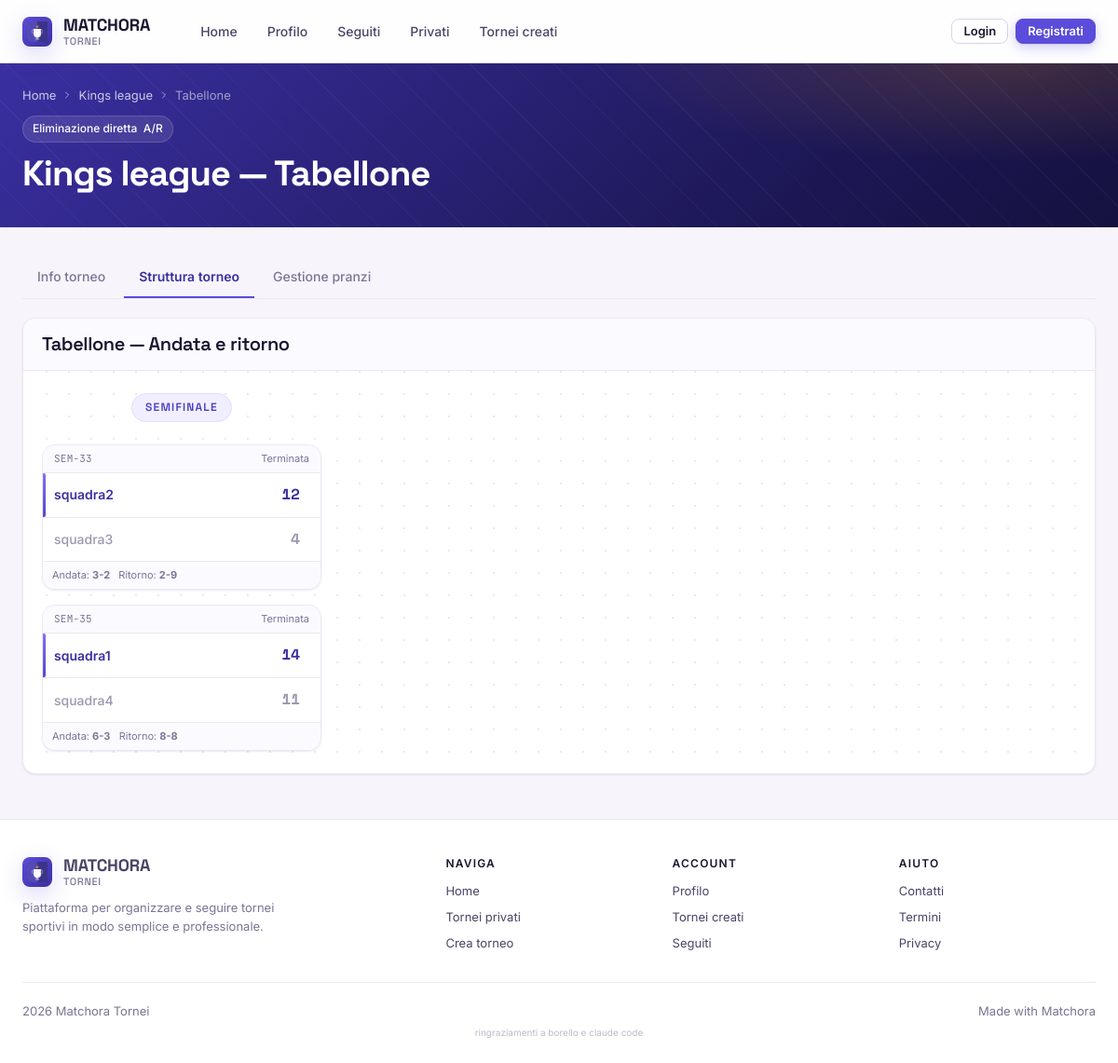
The page /senza_sicurezza/struttura_torneo.php?id=25 on the database its author committed.
### tables this page shows
CREATE TABLE `torneo` (
  `id` int(11) NOT NULL,
  `sport` varchar(255) NOT NULL,
  `nome` varchar(150) NOT NULL,
  `descrizione` varchar(255) DEFAULT NULL,
  `luogo` varchar(255) NOT NULL,
  `formato` enum('girone_unico','eliminazione_diretta','gironi_playoff') NOT NULL,
  `tipo_partita` enum('andata','andata_ritorno') NOT NULL,
  `visibilita` enum('pubblico','privato') NOT NULL DEFAULT 'pubblico',
  `numero_squadre` int(11) NOT NULL,
  `creato_da` int(11) NOT NULL,
  `stato` enum('aperto','in_corso','completato') NOT NULL DEFAULT 'aperto',
  `min_giocatori_per_squadra` int(11) NOT NULL,
  `max_giocatori_per_squadra` int(11) NOT NULL,
  `min_squadre` int(11) NOT NULL DEFAULT 2,
  `data_chiusura_iscrizioni` datetime NOT NULL,
  `codice_privato` varchar(8) DEFAULT NULL
);

CREATE TABLE `partita` (
  `id` int(11) NOT NULL,
  `torneo_id` int(11) NOT NULL,
  `squadra_casa_id` int(11) NOT NULL,
  `squadra_ospite_id` int(11) NOT NULL,
  `punti_casa` int(11) DEFAULT NULL,
  `punti_ospite` int(11) DEFAULT NULL,
  `girone` int(11) DEFAULT NULL,
  `turno` enum('ottavi','quarti','semifinale','finale') DEFAULT NULL,
  `orario` timestamp NULL DEFAULT NULL,
  `stato` enum('programmata','in_corso','terminata') NOT NULL DEFAULT 'programmata',
  `tipo` enum('andata','ritorno') DEFAULT 'andata'
);

CREATE TABLE `squadra` (
  `id` int(11) NOT NULL,
  `torneo_id` int(11) NOT NULL,
  `nome` varchar(100) NOT NULL,
  `capitano_id` int(11) NOT NULL,
  `stato` enum('in_attesa','approvata','rifiutata') NOT NULL DEFAULT 'in_attesa',
  `token_approva` varchar(64) DEFAULT NULL,
  `token_rifiuta` varchar(64) DEFAULT NULL,
  `persone_pranzo` int(11) DEFAULT 0
);

### senza_sicurezza/components/torneo_elim_diretta.php (the view, shortened to what this page needs)
<?php
include_once("conf/db_config.php");
$torneo_id = $_GET['id'] ?? null;
$stmt = $conn->prepare("SELECT * FROM torneo WHERE id = ?");
$stmt->bind_param("i", $torneo_id);
$stmt->execute();
$torneo = $stmt->get_result()->fetch_assoc();
$tipo_partita = $torneo['tipo_partita'];
$stmt = $conn->prepare("
    SELECT p.*, sc.nome AS casa, so.nome AS ospite
    FROM partita p
    JOIN squadra sc ON p.squadra_casa_id = sc.id
    JOIN squadra so ON p.squadra_ospite_id = so.id
    WHERE p.torneo_id = ?
    ORDER BY FIELD(p.turno, 'ottavi', 'quarti', 'semifinale', 'finale'), p.id
");
$stmt->bind_param("i", $torneo_id);
$stmt->execute();
$result = $stmt->get_result();
$partitePerTurno = [];
while($row = $result->fetch_assoc())
    $partitePerTurno[$row['turno']][] = $row;
$ordineTurni  = ['ottavi', 'quarti', 'semifinale', 'finale'];
$turno_label  = ['ottavi' => 'Ottavi', 'quarti' => 'Quarti', 'semifinale' => 'Semifinale', 'finale' => 'Finale'];
require_once('templates/header.php');
?>
<header class="t-hero">
    <div class="m-container">
        <div class="t-breadcrumb">
            <a href="index.php">Home</a>
            <svg viewBox="0 0 24 24" fill="none" stroke="currentColor" stroke-width="2" stroke-linecap="round"><polyline points="9 18 15 12 9 6"/></svg>
            <a href="dettagli_torneo.php?id=<?= (int)$torneo_id ?>"><?= htmlspecialchars($torneo['nome']) ?></a>
            <svg viewBox="0 0 24 24" fill="none" stroke="currentColor" stroke-width="2" stroke-linecap="round"><polyline points="9 18 15 12 9 6"/></svg>
            <span>Tabellone</span>
        </div>
        <div style="display: flex; gap: 8px; margin-bottom: var(--m-3); flex-wrap: wrap;">
            <span class="t-chip">Eliminazione diretta &nbsp;<?= $tipo_partita === 'andata_ritorno' ? 'A/R' : 'Andata secca' ?></span>
        </div>
        <h1><?= htmlspecialchars($torneo['nome']) ?> &mdash; Tabellone</h1>
    </div>
</header>
<main class="m-page">
    <div class="m-container">
        <div class="m-tabs">
            <a href="dettagli_torneo.php?id=<?= (int)$torneo_id ?>" class="m-tab">Info torneo</a>
            <a href="struttura_torneo.php?id=<?= (int)$torneo_id ?>" class="m-tab m-tab--active">Struttura torneo</a>
            <?php if ($torneo['stato'] === 'in_corso'): ?><a href="gestione_pranzi.php?id=<?= (int)$torneo_id ?>" class="m-tab">Gestione pranzi</a><?php endif; ?>
        </div>
        <?php if(empty($partitePerTurno)): ?>
            <div class="m-empty">
                <div class="m-empty__icon">
                    <svg width="36" height="36" viewBox="0 0 24 24" fill="none" stroke="currentColor" stroke-width="1.5"><polyline points="3 4 7 4 7 20 3 20"/><polyline points="11 4 15 4 15 14 11 14"/><polyline points="19 4 21 4 21 10 19 10"/></svg>
                </div>
                <h3>Tabellone non ancora generato</h3>
                <p class="m-muted">Verrà generato all'avvio del torneo.</p>
            </div>
        <?php else: ?>
        <div class="m-bracket-frame">
            <div class="m-bracket-frame__header">
                <h3 style="margin:0;">Tabellone &mdash; <?= $tipo_partita === 'andata_ritorno' ? 'Andata e ritorno' : 'Andata secca' ?></h3>
            </div>
            <div class="m-bracket-scroll">
                <div class="m-bracket">
                    <?php foreach($ordineTurni as $turno):
                        if(!isset($partitePerTurno[$turno])) continue;
                        $is_final = ($turno === 'finale');
                    ?>
                        <div class="m-bracket__round">
                            <div class="m-bracket__round-title"><?= htmlspecialchars($turno_label[$turno] ?? $turno) ?></div>
                            <?php if($tipo_partita === 'andata_ritorno'):
                                $coppie = [];
                                foreach($partitePerTurno[$turno] as $p){
                                    $k = min($p['squadra_casa_id'], $p['squadra_ospite_id']) . '-' . max($p['squadra_casa_id'], $p['squadra_ospite_id']);
                                    $coppie[$k][$p['tipo']] = $p;
                                }
                                foreach($coppie as $coppia):
                                    $a = $coppia['andata']  ?? null;
                                    $r = $coppia['ritorno'] ?? null;
                                    $sq1Nome = $a ? $a['casa']   : '?';
                                    $sq2Nome = $a ? $a['ospite'] : '?';
                                    $andataTerminata  = $a && $a['stato'] === 'terminata';
                                    $ritornoTerminato = $r && $r['stato'] === 'terminata';
                                    $coppiaTerminata  = $andataTerminata && $ritornoTerminato;
                                    $tot1 = $tot2 = null;
                                    if($coppiaTerminata){
                                        $tot1 = $a['punti_casa']   + $r['punti_ospite'];
                                        $tot2 = $a['punti_ospite'] + $r['punti_casa'];
                                    }
                                    $cls1 = $cls2 = '';
                                    if($coppiaTerminata){
                                        if($tot1 >= $tot2){ $cls1 = 'm-match__row--winner'; $cls2 = 'm-match__row--loser'; }
                                        else              { $cls2 = 'm-match__row--winner'; $cls1 = 'm-match__row--loser'; }
                                    }
                            ?>
                                <div class="m-match<?= $is_final ? ' m-match--final' : '' ?>" style="min-width: 280px;">
                                    <div class="m-match__head">
                                        <span class="m-match__head-id"><?= htmlspecialchars(strtoupper(substr($turno,0,3))) ?>-<?= (int)$a['id'] ?></span>
                                        <span><?= $coppiaTerminata ? 'Terminata' : 'In corso' ?></span>
                                    </div>
                                    <div class="m-match__row <?= $cls1 ?>">
                                        <span class="m-match__team"><?= htmlspecialchars($sq1Nome) ?></span>
                                        <span class="m-match__score"><?= $coppiaTerminata ? $tot1 : '' ?></span>
                                    </div>
                                    <div class="m-match__row <?= $cls2 ?>">
                                        <span class="m-match__team"><?= htmlspecialchars($sq2Nome) ?></span>
                                        <span class="m-match__score"><?= $coppiaTerminata ? $tot2 : '' ?></span>
                                    </div>
                                    <div style="padding: 6px 10px; background: var(--m-surface-2); border-top: 1px solid var(--m-border); font-size: 11px; color: var(--m-text-mute);">
                                        Andata: <b><?= $andataTerminata ? $a['punti_casa'].'-'.$a['punti_ospite'] : '-' ?></b>
                                        &nbsp; Ritorno: <b><?= $ritornoTerminato ? $r['punti_casa'].'-'.$r['punti_ospite'] : '-' ?></b>
                                    </div>
                                </div>
                            <?php endforeach; ?>
                            <?php endif; ?>
                        </div>
                    <?php endforeach; ?>
                </div>
            </div>
        </div>
        <?php endif; ?>
    </div>
</main>
<?php require_once('templates/footer.php'); ?>

### senza_sicurezza/css/base.css (style rules this page uses)
:root { --m-primary-50: #f1efff; --m-primary-100: #e2dcff; --m-primary-200: #c4b9ff; --m-primary-300: #9d8dff; --m-primary-400: #7a66f0; --m-primary-500: #5b4cdb; --m-primary-600: #4a3cc2; --m-primary-700: #3a2fa1; --m-primary-800: #2d2483; --m-primary-900: #1d1856; --m-gold-50: #fff6e6; --m-gold-200: #ffd998; --m-gold-400: #f5b341; --m-gold-500: #f39c12; --m-gold-600: #d68309; --m-bg: #f7f5fb; --m-bg-soft: #efeaf7; --m-surface: #ffffff; --m-surface-2: #fbfaff; --m-border: #ebe7f3; --m-border-strong: #d9d2ea; --m-text: #1a1530; --m-text-soft: #4a4566; --m-text-mute: #7a7595; --m-text-onbrand:#ffffff; --m-success-50: #e7f9ee; --m-success-500: #1f9d55; --m-success-700: #167a3f; --m-warn-50: #fff4e1; --m-warn-500: #e08a00; --m-warn-700: #a76600; --m-danger-50: #fdecec; --m-danger-500: #d63838; --m-danger-700: #a52424; --m-info-50: #e6f0ff; --m-info-500: #2e6df2; --m-font-sans: 'Inter', system-ui, -apple-system, 'Segoe UI', sans-serif; --m-font-display: 'Space Grotesk', 'Inter', system-ui, sans-serif; --m-font-mono: ui-monospace, 'JetBrains Mono', 'SF Mono', Consolas, monospace; --m-1: 4px; --m-2: 8px; --m-3: 12px; --m-4: 16px; --m-5: 20px; --m-6: 24px; --m-8: 32px; --m-10: 40px; --m-12: 48px; --m-16: 64px; --m-20: 80px; --m-r-xs: 6px; --m-r-sm: 10px; --m-r-md: 14px; --m-r-lg: 20px; --m-r-xl: 28px; --m-r-full: 999px; --m-sh-1: 0 1px 2px rgba(29, 24, 86, 0.04), 0 1px 3px rgba(29, 24, 86, 0.05); --m-sh-2: 0 2px 4px rgba(29, 24, 86, 0.04), 0 4px 12px rgba(29, 24, 86, 0.06); --m-sh-3: 0 6px 16px rgba(29, 24, 86, 0.08), 0 2px 6px rgba(29, 24, 86, 0.06); --m-sh-brand: 0 8px 24px rgba(91, 76, 219, 0.22); --m-ease: cubic-bezier(0.2, 0.7, 0.2, 1); --m-t-fast: 120ms var(--m-ease); --m-t: 180ms var(--m-ease); --m-t-slow: 280ms var(--m-ease); --m-container: 1240px; --m-navbar-h: 68px; --m-ring: 0 0 0 3px rgba(91, 76, 219, 0.28); }
*, *::before, *::after { box-sizing: border-box; }
html, body { margin: 0; padding: 0; }
body { font-family: var(--m-font-sans); font-size: 15px; line-height: 1.55; color: var(--m-text); background: var(--m-bg); -webkit-font-smoothing: antialiased; text-rendering: optimizeLegibility; min-height: 100vh; display: flex; flex-direction: column; }
img, svg { display: block; max-width: 100%; }
a { color: var(--m-primary-600); text-decoration: none; transition: color var(--m-t); }
h1, h2, h3, h4, h5 { font-family: var(--m-font-display); font-weight: 600; letter-spacing: -0.02em; color: var(--m-text); margin: 0 0 var(--m-3); line-height: 1.15; }
h1 { font-size: clamp(28px, 3.4vw, 40px); font-weight: 700; letter-spacing: -0.025em; }
h3 { font-size: 20px; }
.m-container { width: 100%; max-width: var(--m-container); margin: 0 auto; padding: 0 var(--m-6); }
.m-page { padding: var(--m-8) 0 var(--m-12); flex: 1; }
.m-tabs { display: flex; gap: 4px; border-bottom: 1px solid var(--m-border); padding-bottom: 0; margin-bottom: var(--m-5); overflow-x: auto; }
.m-tab { padding: 10px 16px; font-size: 14px; font-weight: 500; color: var(--m-text-mute); border-bottom: 2px solid transparent; cursor: pointer; transition: color var(--m-t), border-color var(--m-t); white-space: nowrap; display: inline-flex; align-items: center; gap: 6px; background: transparent; border-top: none; border-left: none; border-right: none; text-decoration: none; }
.m-tab--active { color: var(--m-primary-700); border-bottom-color: var(--m-primary-500); font-weight: 600; }
.t-hero { background: radial-gradient(60% 100% at 90% 0%, rgba(243, 156, 18, 0.18) 0%, transparent 60%), linear-gradient(135deg, var(--m-primary-700) 0%, var(--m-primary-900) 70%, #15113f 100%); color: #fff; padding: var(--m-6) 0 var(--m-8); position: relative; overflow: hidden; }
.t-hero::before { content: ""; position: absolute; inset: 0; background-image: repeating-linear-gradient(45deg, rgba(255,255,255,0.04) 0 1px, transparent 1px 32px); }
.t-hero > .m-container { position: relative; }
.t-hero h1 { color: #fff; font-size: clamp(28px, 3.4vw, 38px); margin-bottom: 4px; }
.t-chip { display: inline-flex; align-items: center; gap: 6px; padding: 4px 10px; border-radius: var(--m-r-full); background: rgba(255,255,255,0.10); border: 1px solid rgba(255,255,255,0.15); font-size: 12px; font-weight: 500; color: #fff; }
.t-breadcrumb { font-size: 13px; color: rgba(255,255,255,0.55); margin-bottom: var(--m-3); display: flex; align-items: center; gap: 6px; flex-wrap: wrap; }
.t-breadcrumb a { color: rgba(255,255,255,0.75); }
.t-breadcrumb svg { width: 12px; height: 12px; }

### rows shown on the page
torneo: nome "Kings league"
partita: turno "SEM", id "33", stato "Terminata", squadra_casa.nome "squadra2", tot1 "12", squadra_ospite.nome "squadra3", tot2 "4", punti_casa "3", punti_ospite "2"
partita: punti_casa "2", punti_ospite "9"
partita: turno "SEM", id "35", stato "Terminata", squadra_casa.nome "squadra1", tot1 "14", squadra_ospite.nome "squadra4", tot2 "11", punti_casa "6", punti_ospite "3"
partita: punti_casa "8", punti_ospite "8"

### other values the page prints
$turno_label[$turno] "SEMIFINALE"
